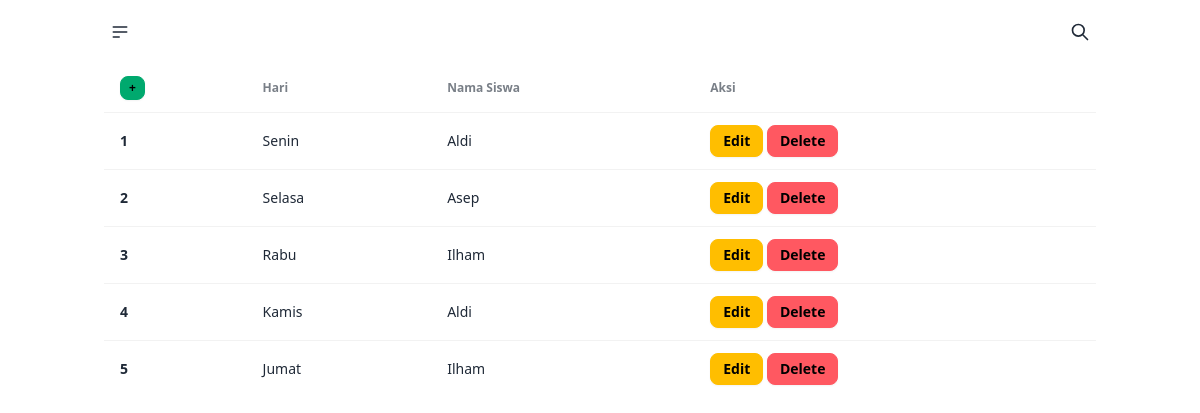
Page /admin/piket/index.php on the committed database.
### tables this page shows
CREATE TABLE `jadwal_piket` (
  `id_piket` int NOT NULL,
  `id_hari` int NOT NULL,
  `id_siswa` int NOT NULL
);

CREATE TABLE `hari` (
  `id_hari` int NOT NULL,
  `nama_hari` enum('Senin','Selasa','Rabu','Kamis','Jumat') NOT NULL
);

CREATE TABLE `nama_siswa` (
  `id_siswa` int NOT NULL,
  `nama` text NOT NULL
);

### admin/piket/index.php (the view, shortened to what this page needs)
<?php
include '../../config.php';
?>
<!doctype html>
<html lang="en">
<head>
  <link rel="stylesheet" href="../../src/style/output.css" />
  <link
    href="https://cdn.jsdelivr.net/npm/daisyui@4.12.10/dist/full.min.css"
    rel="stylesheet"
    type="text/css" />
</head>
<body>
  <?php include '../nav-new.php' ?>
  <div class="container mx-auto">
    <div class="overflow-x-auto">
      <table class="table">
        <thead>
          <tr>
            <th><a href="create.php" class="btn btn-xs btn-success">+</a></th>
            <th>Hari</th>
            <th>Nama Siswa</th>
            <th>Aksi</th>
          </tr>
        </thead>
        <tbody>
          <?php
          $sql = "SELECT * FROM jadwal_piket
                    LEFT JOIN nama_siswa ON jadwal_piket.id_siswa = nama_siswa.id_siswa
                    LEFT JOIN hari ON jadwal_piket.id_hari = hari.id_hari";
          $i = 1;
          $query = mysqli_query($conn, $sql);
          while ($data = mysqli_fetch_assoc($query)):
          ?>
            <tr>
              <th><?= $i++ ?></th>
              <td><?= $data['nama_hari'] ?></td>
              <td><?= $data['nama'] ?></td>
              <td>
                <a href="update.php?id=<?= $data['id_piket'] ?>" type="submit" name="submit" class="btn btn-sm btn-warning">Edit</a>
                <a href="delete.php?id=<?= $data['id_piket'] ?>" class="btn btn-sm btn-error">Delete</a>
              </td>
            </tr>
          <?php endwhile; ?>
        </tbody>
      </table>
    </div>
  </div>
</body>
</html>

### rows in the picture
jadwal_piket: id_hari.nama_hari "Senin", id_siswa.nama "Aldi"
jadwal_piket: id_hari.nama_hari "Selasa", id_siswa.nama "Asep"
jadwal_piket: id_hari.nama_hari "Rabu", id_siswa.nama "Ilham"
jadwal_piket: id_hari.nama_hari "Kamis", id_siswa.nama "Aldi"
jadwal_piket: id_hari.nama_hari "Jumat", id_siswa.nama "Ilham"
